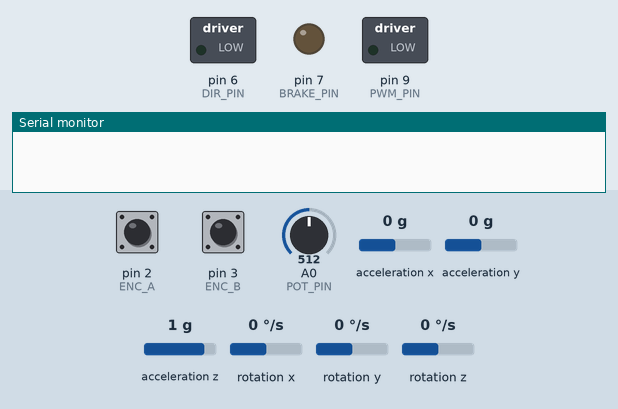
Simulated run of this sketch. Board: Arduino Uno, built with avr-gcc and run on an emulated ATmega328P. Parts: switched loads named in the sketch (green lamp = pin HIGH), output pins drawn as LEDs (lit = HIGH), the last lines printed to the serial monitor. Wiring (inferred from the names in the program): MPU-6050 motion sensor at I2C address 0x68. The inputs (shaded band) are chosen by the test bench; at power-on: A0 (POT_PIN) = 512, pin 2 (ENC_A) HIGH, pin 3 (ENC_B) HIGH, acceleration x 0 g, acceleration y 0 g, acceleration z 1 g, rotation x 0 °/s, rotation y 0 °/s, rotation z 0 °/s.

Above: at 0.1 s.
At 2.25 s:
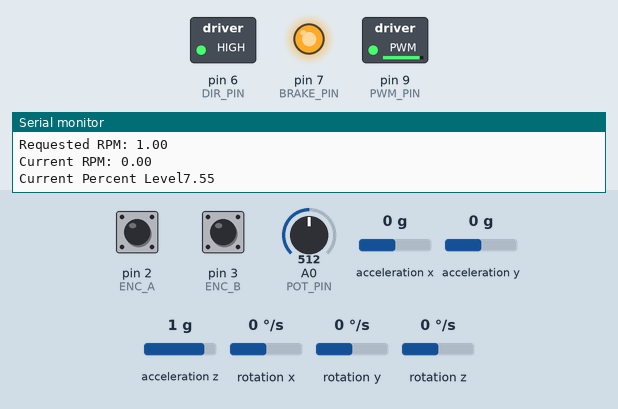
2.3 s: A0 (POT_PIN) set to 30
At 3.4 s:
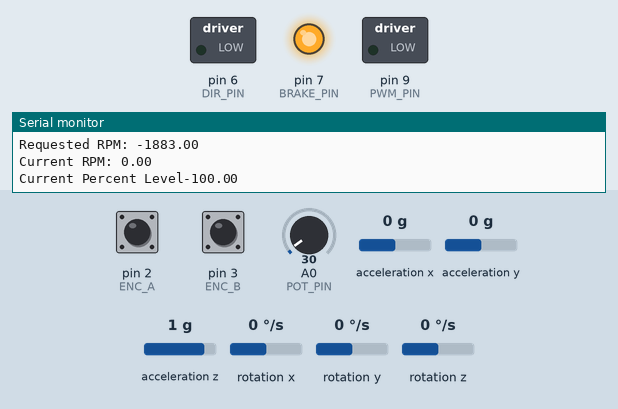
Timing chart, 0 to 5.3 s (numbered marks = the images above; inputs shaded):
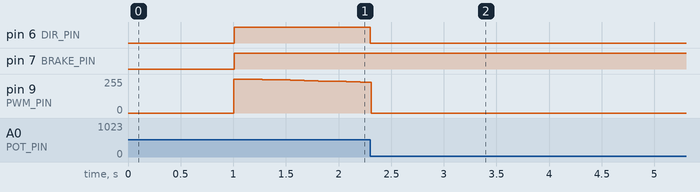

Measured:
- after the input at 2.3 s, pin 6 (DIR_PIN): HIGH → LOW at once

The sketch:

main_reactionwheel.ino
```cpp
//this code aims to implement the basic functions of a 1-dimensional stabilised reaction wheel.
#include <Arduino.h>
#include "FastIMU.h"
#include <Wire.h>
#include <math.h>
const uint8_t DIR_PIN = 6;
const uint8_t PWM_PIN = 9;
const uint8_t BRAKE_PIN = 7;
const uint8_t POT_PIN = A0;
const uint8_t ENC_A = 2;
const uint8_t ENC_B = 3;
uint8_t past_A_state, commanded_direction = 0, direction = 0; //1 is CCW, 0 is clockwise
volatile uint8_t counter;
volatile uint32_t current_time;
double RPM, error, past_error, new_output, pot_value, cumulative_integral_val = 0;
double current_percent_level = 0;
uint32_t time_elapsed = 0, neg_frames = 0, pos_frames = 0, current_duty_value = 0, last_print_time = 0;
float accelX, accelY, accelZ, gyroX, gyroY, gyroZ;
double current_angle = 0, gyro_time_interval = 0, gyro_time_elapsed = 0;
#define A 0
#define B 1
#define CW 0
#define CCW 1
#define PPR 100
#define EMA_MULTI 0.60
#define KP 0.012f //motor_pid values are 0.012, 0.006, 0.001, higher P values adjust the gain of the adjustment
#define KI 0.00f //I values integrates past errors over time to eliminate steady state error
#define KD 0.00f //D values dampens oscillations by calculating rate of change of error
#define IMU_ADDRESS 0x68
#define MPU6050_CONFIG 26
//#define PERFORM_CALIBRATION 1
MPU6050 IMU;
calData calib = {0};
AccelData accelData;
GyroData gyroData;
typedef struct container{
  uint8_t identifier;
  volatile uint8_t state;
  volatile uint32_t timing = 0;
  volatile uint32_t elapsed_time = 0;
  container* other;
};
struct container FDBK_A;
struct container FDBK_B;
void setup() {
  // put your setup code here, to run once:
  Wire.begin();
  Wire.setClock(400000);
  Serial.begin(115200);
  while (!Serial){ //we wait for Serial to give us a signal indiciating we have data streaming through the i2c
    ;
  }
  int err = IMU.init(calib, IMU_ADDRESS);
  #ifdef PERFORM_CALIBRATION //start of our calibration routine
    Serial.println("Calibrating Accelerometer...");
    delay(2000);
    Serial.println("Keep IMU in the neutral position.");
    delay(5000);
    IMU.calibrateAccelGyro(&calib);
    Serial.println("Accel biases X/Y/Z: ");
    Serial.print(calib.accelBias[0]);
    Serial.print(", ");
    Serial.print(calib.accelBias[1]);
    Serial.print(", ");
    Serial.println(calib.accelBias[2]);
    Serial.println("Gyro biases X/Y/Z: ");
    Serial.print(calib.gyroBias[0]);
    Serial.print(", ");
    Serial.print(calib.gyroBias[1]);
    Serial.print(", ");
    Serial.print(calib.gyroBias[2]);
    delay(3000);
    IMU.init(calib, IMU_ADDRESS);
  #endif
  calib.accelBias[0] = 0.06; //setting pre known bias values
  calib.accelBias[1] = 0.05;
  calib.accelBias[2] = 0.02;
  calib.gyroBias[0] = 3.94;
  calib.gyroBias[1] = 5.67;
  calib.gyroBias[2] = -0.33;
  calib.valid = true; //tricking the calib into actually setting these values
  IMU.init(calib, IMU_ADDRESS);
  err = IMU.setGyroRange(500);
  err = IMU.setAccelRange(2);
  Wire.write(0x1A);
  Wire.write(0x06); //setting the LPF to the highest value
  if (err != 0) {
  Serial.print("Error setting range: ");
  Serial.println(err);
  while (true){
    ;
  }
  }
  FDBK_A.identifier = A;
  FDBK_B.identifier = B;
  FDBK_A.other = &FDBK_B;
  FDBK_B.other = &FDBK_A;
  FDBK_A.state = digitalRead(ENC_A); //change here
  FDBK_B.state = digitalRead(ENC_B);
  pinMode(PWM_PIN, OUTPUT);
  pinMode(BRAKE_PIN, OUTPUT);
  pinMode(DIR_PIN, OUTPUT);
  pinMode(ENC_A, INPUT_PULLUP);
  pinMode(ENC_B, INPUT_PULLUP);
  // Clear Timer1 Control Registers
  TCCR1A = 0;
  TCCR1B = 0;
  // Set Timer1 to Fast PWM mode using ICR1 (Mode 14)
  // Enable PWM on Channel A (Pin 9) and Channel B (Pin 10)
  TCCR1A = (1 << COM1A1) | (1 << COM1B1) | (1 << WGM11);
  TCCR1B |= (1 << WGM13) | (1 << WGM12) | (1 << CS10);
  // Set the frequency: 16MHz / (Prescaler * Desired_Freq)
  // 16,000,000 / (1 * 20,000) = 800. Subtract 1 because counting starts at 0.
  ICR1 = 799;
  // Set Duty Cycle for Pin 9 (between 0 and 799)
  OCR1A = 799; // 50% duty cycle
  digitalWrite(BRAKE_PIN, HIGH); //sending HIGH to our BRAKE_PIN disables the brake
  digitalWrite(DIR_PIN, commanded_direction); //set our direction first here to the DIR_PIN, we start off with CW
  attachInterrupt(digitalPinToInterrupt(ENC_A), PulseInterruptA, CHANGE); //attach interrupts to both encoder feedback wires
  attachInterrupt(digitalPinToInterrupt(ENC_B), PulseInterruptB, CHANGE);
  FDBK_A.elapsed_time = millis();
  FDBK_B.elapsed_time = millis();
}
void PulseInterruptA(){ //this time using CHANGE instead of just RISING or FALLING, so everytime this ISR is triggered we get the time between each pulse
  current_time = micros();
  FDBK_A.timing = current_time-FDBK_A.elapsed_time;//this is the time interval between each CHANGE pulse
  FDBK_A.elapsed_time = current_time; //and the total time taken so far in micros()
  past_A_state = FDBK_A.state; //we get the past state.
  FDBK_A.state = !FDBK_A.state; //we get the current_state
  if (!past_A_state){ //the case where past state == 0, which means that the current state is RISING
    if (FDBK_A.other->state){ //if at this current state B is HIGH, it means that the direction is in CCW
      direction=CCW;
    }
    else{ //else if B's state is LOW at this point, we are moving in CW
      direction = CW;
    }
  }
}
void PulseInterruptB(){
  current_time = micros();
  FDBK_B.timing = current_time-FDBK_B.elapsed_time;
  FDBK_B.elapsed_time = current_time;
  FDBK_B.state = !FDBK_B.state; //we get the current_state
}
uint8_t get_direction(struct container A_Wire){ //simply returns direction of the motor, CW is 0 and CCW is 1
  return direction;
}
uint32_t calculate_rpm(volatile uint32_t time_between_pulses){  //time_between_pulses is in microseconds
  if (!time_between_pulses) //if time between pulses is 0, we return a rpm of 0
    return 0;
  return uint32_t(600000UL/(time_between_pulses)); //time taken for 1 revolution in microseconds
}
double expo_moving_average(double prev, double current, float multiplier){ //using the formula for exponential moving average to smoothen out the values
  return double(multiplier*current + (prev*(1-multiplier))); //large multiplier value to smoothen out more (more lag)
}
void check_validity_timing(void){ //this helper function is to check if rpm has gone to 0 (eg sudden stop)
  if (((micros()-FDBK_A.elapsed_time) > 5000) && ((micros()-FDBK_B.elapsed_time) > 5000)){ //since if the current time micros() has exceeded the last recorded time a pulse was detected by more than 1 seconds we reset the timing attribute
    FDBK_A.timing = 0;
    FDBK_B.timing = 0;
  }
}
double get_average_rpm(void){ //function here to get the current RPM through using exponenential moving average to smoothen out the RPM readings. You can use a higher EMA_MULTIPLIER value to smoothen out the readings even more at the cost of reaction time
  double new_rpm = expo_moving_average(double(calculate_rpm(FDBK_A.timing*2) + calculate_rpm(FDBK_B.timing*2))/2, RPM, EMA_MULTI); //we get the average of RPM readings from both A and B encoder values and consequently use the expo_moving_average formula to smoothen out the rpm values
  if (new_rpm > 9999) //occasionally at the start of the program the rpm will exceed a very high value, to avoid this we tentatively include a impossible placeholder
    return RPM;
  RPM = new_rpm;
  return new_rpm;
}
double get_signed_rpm(void){
  double averaged = get_average_rpm();
  if (!commanded_direction){
    return -1*averaged;
  }
  else{
    return averaged;
  }
}
void Brake(uint8_t BRAKE_PIN){ //implement the braking function of the motor
  digitalWrite(BRAKE_PIN, LOW); //setting the brake_pin to LOW triggers the brake function of the motor
  //delay(50); //implement delays here to ensure the motor brakes properly
  //OCR1A = 799;
  digitalWrite(BRAKE_PIN, HIGH);
}
bool check_slow_rpm(int limit){
  if (get_average_rpm() < limit){
    return true;
  }
  return false;
}
void Change_Direction(uint8_t DIR_PIN){ //change direction of the motor
  //Brake(BRAKE_PIN); //trigger the brake_pin to safely change directions
  Brake(BRAKE_PIN);
  commanded_direction = !commanded_direction;
  digitalWrite(DIR_PIN, commanded_direction); //make sure to change this to the correct movement
}
void set_PWM(double percent_difference){
  current_percent_level += percent_difference;
  current_percent_level = constrain(current_percent_level, -100, 100);
  bool slow_enough = check_slow_rpm(300);
  if (current_percent_level > 0 && commanded_direction != CCW){
    if (!slow_enough){
      Brake(BRAKE_PIN);
      //OCR1A = 750; //test if 750 makes it decelerate faster
      return; //return function here makes it exit back to the main loop, so we dont block the main loop from occurring
    }
    else{
    Change_Direction(DIR_PIN);
    current_percent_level = 0.0;
    }
  }
  else if (current_percent_level < 0 && commanded_direction != CW){
    if (!slow_enough){
      Brake(BRAKE_PIN);
      //OCR1A = 750;
      return;
    }
    else{
    Change_Direction(DIR_PIN);
    current_percent_level = 0.0;
    }

  }
  OCR1A = uint32_t(map(abs(current_percent_level), 0, 100, 799, 0));; //we set the percent speed here with respect to our identified duty values for 0 and 100% power
}
void set_linear_PWM(double percent_difference){
  //Serial.print("current percent level: ");
  //Serial.println(current_percent_level);
  current_percent_level = constrain(percent_difference, -100, 100);
  if (current_percent_level < 0 && commanded_direction != CW){
    Change_Direction(DIR_PIN);
  }
  else if (current_percent_level > 0 && commanded_direction != CCW){
    Change_Direction(DIR_PIN);
  }
  OCR1A = uint32_t(map(abs(current_percent_level), 0, 100, 799, 0)); //we set the percent speed here with respect to our identified duty values for 0 and 100% power
}

void PID(double (*CURRENT)(void), double TARGET, float Kp, float Ki, float Kd, void (*func)(double)){
  double time_interval = micros()-double(time_elapsed);
  double Kd_term = 0;
  double current_val = CURRENT();
  error = TARGET - current_val;
  time_elapsed = micros();
  cumulative_integral_val += ((time_interval/1000000.0)*error);
  if (time_interval > 0){
    Kd_term = Kd*((error-past_error)/(time_interval/1000000.0));
  }
  new_output = Kp*(float(error)) + Ki*(cumulative_integral_val) + Kd_term;//core function here
  past_error = error;
  func(constrain(new_output, -100.0, 100.0)); //relies on linear scaling of rpm to duty cycle, where 0 duty cycle = maxrpm and 510 duty cycle = 0 rpm
}
//start of our accel functions
double complementary_filter(float accelX, float accelZ, float gyroX){
  double accel_angle;
  accel_angle = atan2(accelX, -1*accelZ)*(180/PI);
  double angle = 0.98 * (current_angle + gyroX*(gyro_time_interval/1000000.0)) + 0.02*accel_angle;
  return angle;
}
double get_angle(void){
  double angle = complementary_filter(accelX, accelZ, gyroX);
  angle = expo_moving_average(current_angle, angle, EMA_MULTI);
  current_angle = angle;
  return angle;
}

bool is_on_side(double angle){
  if (abs(angle) > 30){
    return true;
  }
  return false;
}
void Jump(double angle){
  if (angle>0){
    while (get_average_rpm() < 390){
      Motor_PID(400);} //blocking PID function here to ensure the motor gets up to fast enough speed to jerk itself upwards
  }
  else{
    while (get_average_rpm() <390){
      Motor_PID(-400);}
  }
  Brake(BRAKE_PIN);
  delay(100);
}

void Motor_PID(double TARGET){
  PID(get_signed_rpm, TARGET, KP, KI, KD, set_PWM); //sending a function pointer into PID
}
void Accel_PID(double TARGET){
  double curr_ang = get_angle();
  if (abs(curr_ang) < 0.5){ //if current angle is less than 0.5, theres no need to
    OCR1A = 799; //coasting
    return;
  }
  PID(get_angle, 0, KP, KI, KD, set_PWM);
}
void loop() {
  // put your main code here, to run repeatedly:
  IMU.update();
  gyro_time_interval = micros()-gyro_time_elapsed;
  gyro_time_elapsed = micros();
  IMU.getAccel(&accelData);
  IMU.getGyro(&gyroData);
  accelX = accelData.accelX;
  accelY = accelData.accelY;
  accelZ = accelData.accelZ;
  gyroX = gyroData.gyroX;
  gyroY = gyroData.gyroY;
  gyroZ = gyroData.gyroZ;
  pot_value = double(map(analogRead(POT_PIN), 0, 1023, -2000, 2000)); //original rightmost value is 510
  if ((millis()-last_print_time) > 500){
    Serial.println(new_output);
    Serial.print("Requested RPM: ");
    Serial.println(pot_value);
    Serial.print("Current RPM: ");
    Serial.println(get_signed_rpm());
    Serial.print("Current Percent Level");
    Serial.println(current_percent_level);
      last_print_time = millis();
  }
  /*Serial.print(accelData.accelX);
  Serial.print("\t");
  Serial.print(accelData.accelY);
  Serial.print("\t");
  Serial.print(accelData.accelZ);
  Serial.print("\t");
  Serial.print(gyroData.gyroX);
  Serial.print("\t");
  Serial.print(gyroData.gyroY);
  Serial.print("\t");
  Serial.print(gyroData.gyroZ);
  Serial.println("");
  current_angle = get_angle();
  Serial.println(current_angle);
    Serial.print(accelData.accelX);
    Serial.print("\t");
    Serial.print(accelData.accelY);
    Serial.print("\t");
    Serial.print(accelData.accelZ);
    Serial.print("\t");
    Serial.print(gyroData.gyroX);
    Serial.print("\t");
    Serial.print(gyroData.gyroY);
    Serial.print("\t");
    Serial.print(gyroData.gyroZ);
    Serial.println("");


  */
  Motor_PID(pot_value);
  //Accel_PID(0);
  //Serial.print("Direction: ");
  //println(direction);
  check_validity_timing();
}
```
